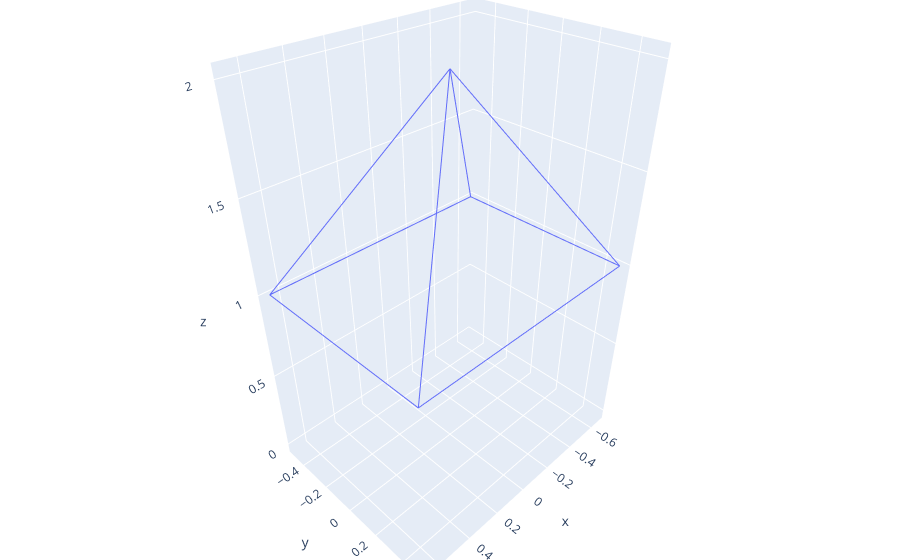

The cell this chart's notebook holds for it:
### Code cell
cam2 = v3d.Camera.from_look_at(spec=cam.spec, pos=[0, 0, 2], target=[0, 1e-6, 1])
img = cam2.render(xy0)
plt.imshow(img)
cam2.fig
# looking in negative Z direction has Y "mathematically" going upwards

### Figure 1 — Plotly figure (JSON) as saved in the notebook; plotly's stock layout.template omitted (floating-point values rounded to 4 significant figures)
{"data": [{"legendgroup": "Camera", "mode": "lines", "name": "Camera", "showlegend": false, "type": "scatter3d", "x": [0, -0.6667, null, 0, -0.6667, null, 0, 0.6667, null, 0, 0.6667, null, -0.6667, -0.6667, null, -0.6667, 0.6667, null, 0.6667, -0.6667, null, 0.6667, 0.6667, null], "y": [0, 0.5, null, 0, -0.5, null, 0, 0.5, null, 0, -0.5, null, 0.5, -0.5, null, -0.5, -0.5, null, 0.5, 0.5, null, -0.5, 0.5, null], "z": [2, 1.0, null, 2, 1.0, null, 2, 1.0, null, 2, 1.0, null, 1.0, 1.0, null, 1.0, 1.0, null, 1.0, 1.0, null, 1.0, 1.0, null]}, {"marker": {"color": "rgba(0, 0, 0, 0.0)", "size": 0.01}, "showlegend": false, "type": "scatter3d", "x": [0], "y": [0], "z": [0]}], "layout": {"legend": {"y": 0.96}, "margin": {"b": 0, "l": 0, "r": 0, "t": 0}, "scene": {"aspectmode": "data"}}}
